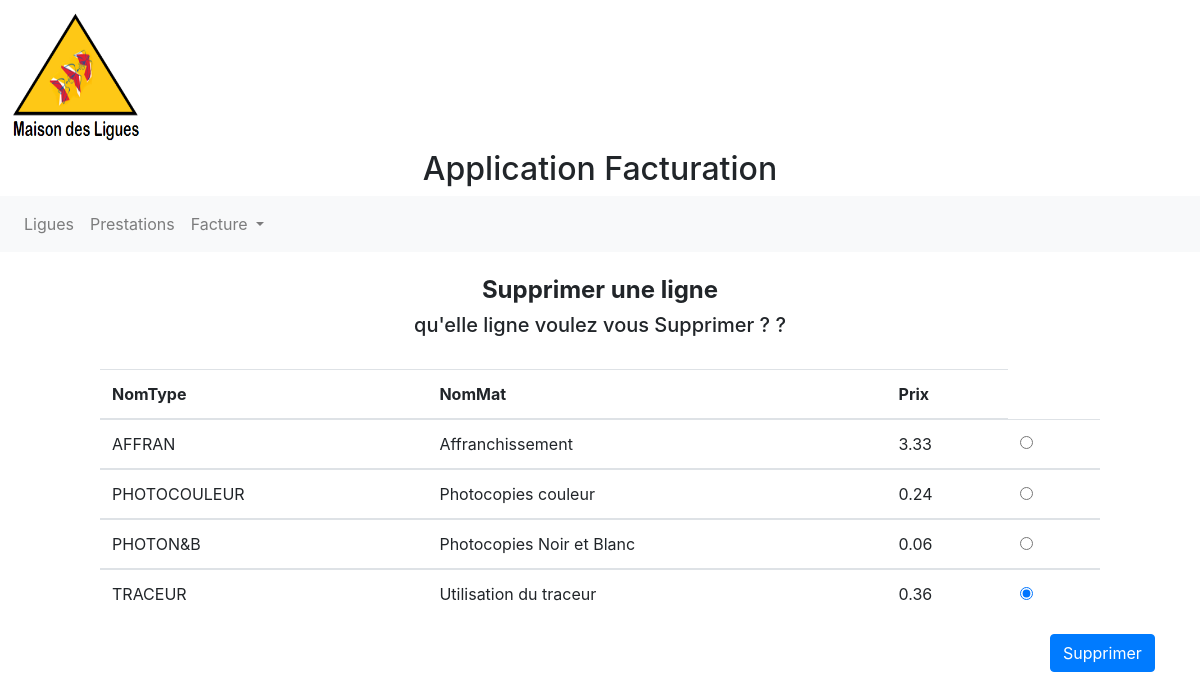
/SuprPrestation.php, run on the app's committed database.
### tables this page shows
Create Table Prestations
	(
	NumPrestation integer(4),
	Nomtype Varchar(30),
	NomMat Varchar(30),
	Prix Decimal(5,2),
	PRIMARY KEY (Nomtype)
	);

### SuprPrestation.php (the view, shortened to what this page needs)
<!DOCTYPE html>
<html lang="fr">
<head>
    <link rel="stylesheet" href="https://stackpath.bootstrapcdn.com/bootstrap/4.4.1/css/bootstrap.min.css">
</head>
<body>
    <?php
    include_once('nav.php');
    echo '<br>';
    echo "<center> <h4> <strong> Supprimer une ligne</strong> </h4> <h5> qu'elle ligne voulez vous Supprimer ? ?</h5> </center> <br>";
    echo '<div class="mx-auto" style="width: 1000px;">';
    ?>
    <Table class="table">
  <thead>
    <tr>
    <th scope="col"> NomType </th>
    <th scope="col"> NomMat </th>
    <th scope="col"> Prix</th>
    </tr>
  </thead>
  <form action="SuprPrestationExe.php" method="post">
<?php
include_once('Connect.php');
$sql =  'SELECT * FROM prestations';
$sth = $dbh->query($sql);
$result = $sth->fetchAll(PDO::FETCH_ASSOC);
foreach ($result as $row){
echo '<tbody>';
echo '<tr>';
      echo '<td>'; echo  $row['Nomtype']; echo '</td>';
      echo '<td>'; echo $row['NomMat']; echo '</td>';
      echo '<td>'; echo $row['Prix']; echo '</td>';
      echo '<td>';
      echo '<div class="form-check">';
      echo '<input class="form-check-input" type="radio" name="NomType" value="'.$row['Nomtype'].'" checked>';
    echo '</div>';
      echo '</td>';
  }
?>
    </tr>
    </tbody>
    </Table>
    <div class="ml-auto" style="width:50px;">
    <button type="submit" class="btn btn-primary mb-2">Supprimer</button>
</div>
<br> <br> <br>
</body>
</html>

### data on the page
prestations: Nomtype "AFFRAN", NomMat "Affranchissement", Prix "3.33"
prestations: Nomtype "PHOTOCOULEUR", NomMat "Photocopies couleur", Prix "0.24"
prestations: Nomtype "PHOTON&B", NomMat "Photocopies Noir et Blanc", Prix "0.06"
prestations: Nomtype "TRACEUR", NomMat "Utilisation du traceur", Prix "0.36"
